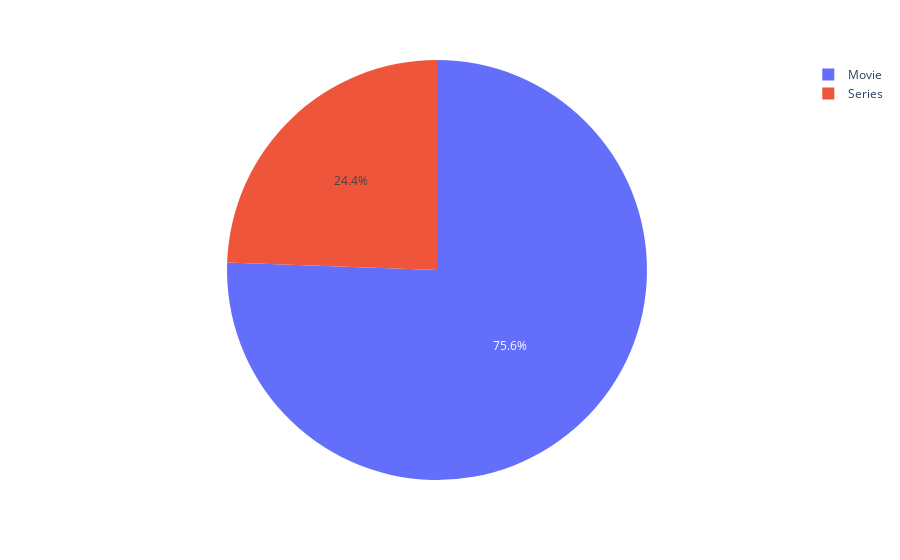

Write notebook code for a chart like this one.
### Code cell
# The quantity of Movies vs Series with pie chart
import plotly.express as px
x=netflix["Series or Movie"].value_counts().reset_index()
px.pie(x,values="Series or Movie",names="index")

### Figure 1 — Plotly figure (JSON) as saved in the notebook; plotly's stock layout.template omitted (floating-point values rounded to 4 significant figures)
{"data": [{"domain": {"x": [0, 1], "y": [0, 1]}, "hovertemplate": "index=%{label}<br>Series or Movie=%{value}<extra></extra>", "labels": ["Movie", "Series"], "legendgroup": "", "name": "", "showlegend": true, "type": "pie", "values": [11697, 3783]}], "layout": {"legend": {"tracegroupgap": 0}, "margin": {"t": 60}}}
